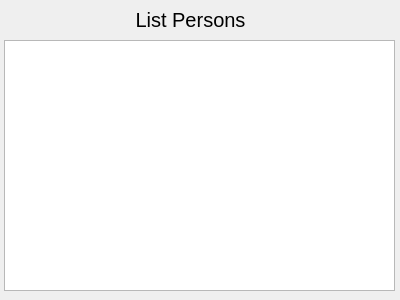
<?xml version="1.0" encoding="UTF-8"?>
<ui version="4.0">
 <class>ViewPersonsFrame</class>
 <widget class="QFrame" name="ViewPersonsFrame">
  <property name="geometry">
   <rect>
    <x>0</x>
    <y>0</y>
    <width>400</width>
    <height>300</height>
   </rect>
  </property>
  <property name="windowTitle">
   <string>Frame</string>
  </property>
  <widget class="QLabel" name="lbl_title">
   <property name="geometry">
    <rect>
     <x>10</x>
     <y>10</y>
     <width>361</width>
     <height>20</height>
    </rect>
   </property>
   <property name="font">
    <font>
     <pointsize>15</pointsize>
    </font>
   </property>
   <property name="text">
    <string>List Persons</string>
   </property>
   <property name="alignment">
    <set>Qt::AlignCenter</set>
   </property>
  </widget>
  <widget class="QListView" name="lv_persons">
   <property name="geometry">
    <rect>
     <x>4</x>
     <y>40</y>
     <width>391</width>
     <height>251</height>
    </rect>
   </property>
  </widget>
 </widget>
 <resources/>
 <connections/>
</ui>
